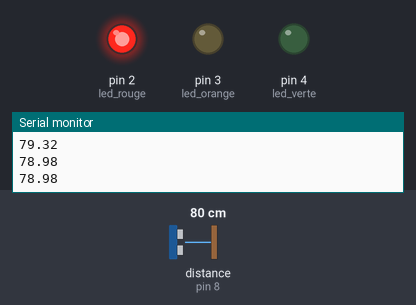
Recording of a sketch running on a simulated Arduino Uno, built with avr-gcc and run on an emulated ATmega328P. On the bench: output pins drawn as LEDs (lit = HIGH), the last lines printed to the serial monitor. Wiring (inferred from the names in the program): ultrasonic range finder: trigger pin 9; echo pin 8. The test bench sets the inputs (shaded band); at power-on: distance to the obstacle (sensor on pin 8) 80 cm. The echo pulse lasts 58.3 µs per cm; pins used as bus, display or sensor lines are not drawn.

Above: at 1.3 s.
1.4 s: distance to the obstacle (sensor on pin 8) set to 24 cm
2.9 s: distance to the obstacle (sensor on pin 8) set to 20 cm
At 3.4 s:
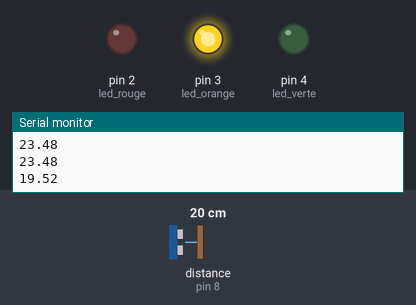
4.5 s: distance to the obstacle (sensor on pin 8) set to 17 cm
At 4.8 s:
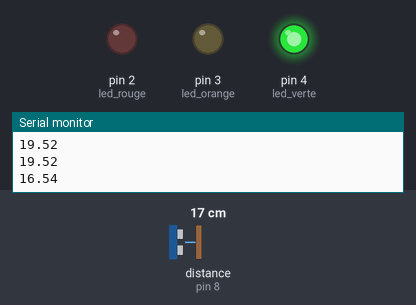
6.0 s: distance to the obstacle (sensor on pin 8) set to 35 cm
At 7.2 s:
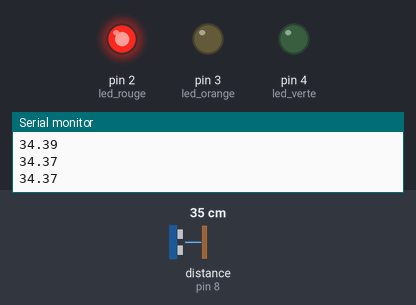
7.5 s: distance to the obstacle (sensor on pin 8) set to 2 cm
At 8.8 s:
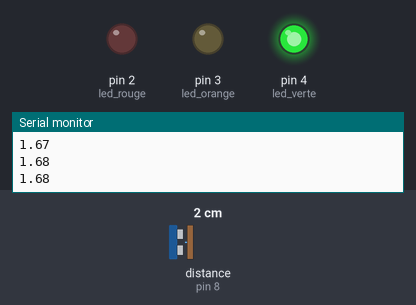
Timing chart, 0 to 10.0 s (numbered marks = the images above; inputs shaded):
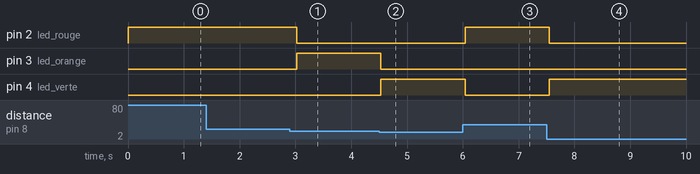

Measured:
- the behaviour switches between 22 and 21 cm on distance to the obstacle (sensor on pin 8) (found by bisection; images 0 and 1)
- the behaviour switches between 19 and 18 cm on distance to the obstacle (sensor on pin 8) (found by bisection; images 1 and 2)
- after the input at 2.9 s, pin 2 (led_rouge): HIGH → LOW after 0.13 s; pin 3 (led_orange): LOW → HIGH after 0.13 s
- after the input at 4.5 s, pin 3 (led_orange): HIGH → LOW at once; pin 4 (led_verte): LOW → HIGH at once
- after the input at 6.0 s, pin 2 (led_rouge): LOW → HIGH at once; pin 4 (led_verte): HIGH → LOW at once
- after the input at 7.5 s, pin 2 (led_rouge): HIGH → LOW after 0.05 s; pin 4 (led_verte): LOW → HIGH after 0.05 s

The sketch:

distance.ino
```cpp
int echo = 8;
int trig = 9;
int lecture_echo;
int led_rouge = 2;
int led_orange=3;
int led_verte= 4;

void setup() {
  // put your setup code here, to run once:
  Serial.begin(9600);
  pinMode(echo,INPUT);
  pinMode(trig,OUTPUT);
  pinMode(led_rouge,OUTPUT);
  digitalWrite(led_rouge,LOW);
  pinMode(led_orange,OUTPUT);
  digitalWrite(led_orange,LOW);
  pinMode(led_verte,OUTPUT);
  digitalWrite(led_verte,LOW);
}

void loop() {
  // put your main code here, to run repeatedly:
  digitalWrite(trig,HIGH);
  delayMicroseconds(10);
  digitalWrite(trig,LOW);
  lecture_echo=pulseIn(echo,HIGH);
  Serial.println(lecture_echo*0.017);
  if((lecture_echo*0.017)>21){digitalWrite(led_rouge,HIGH); digitalWrite(led_orange,LOW);digitalWrite(led_verte,LOW);}
  if(((lecture_echo*0.017)>18) && ((lecture_echo*0.017)<21)){digitalWrite(led_orange,HIGH);digitalWrite(led_verte,LOW); digitalWrite(led_rouge,LOW);}
  if(((lecture_echo*0.017)>0) && ((lecture_echo*0.017)<18)){digitalWrite(led_verte,HIGH); digitalWrite(led_rouge,LOW);digitalWrite(led_orange,LOW);}
  delay(500);
}
```
